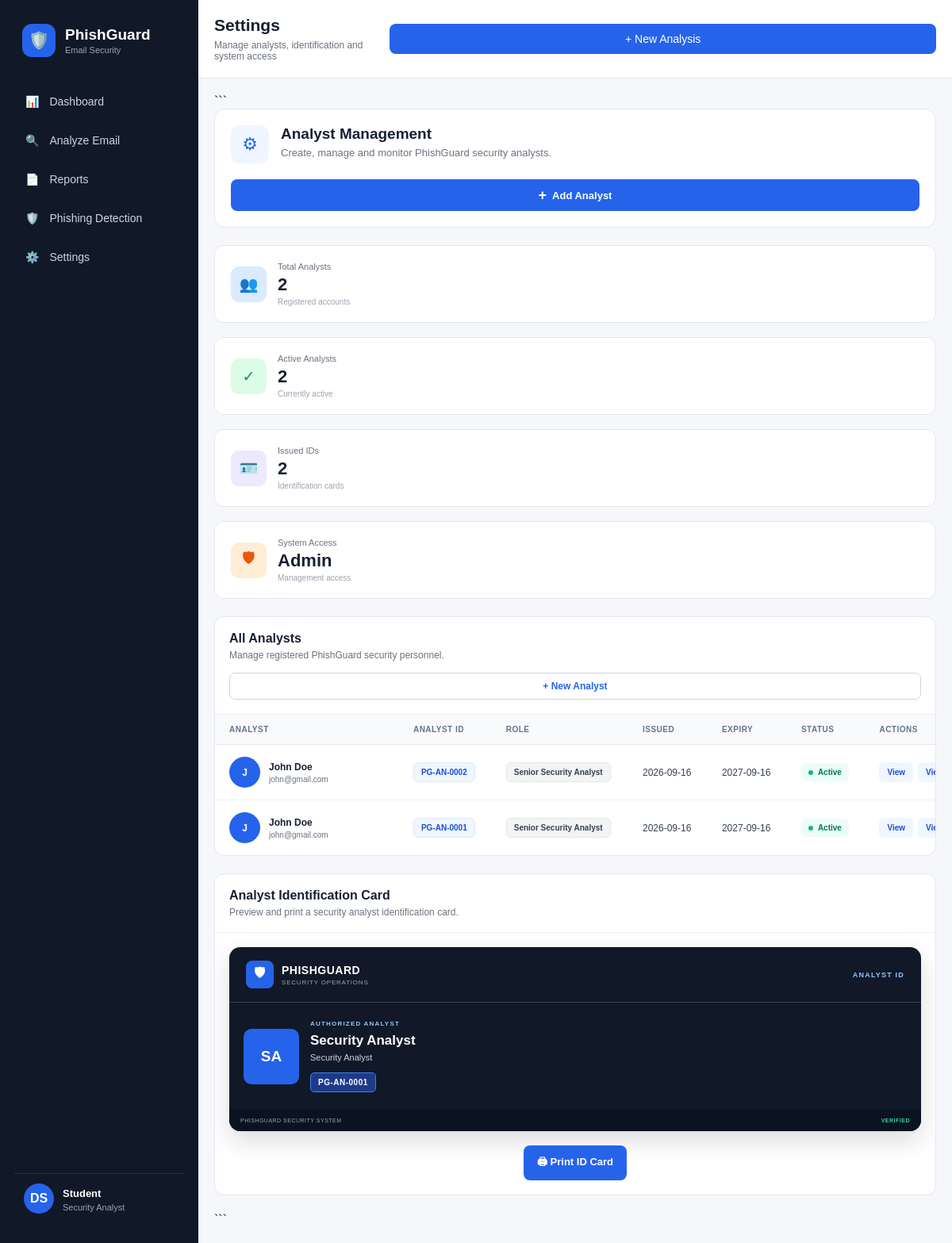
The page /settings on the database its author committed.
### tables this page shows
CREATE TABLE analysts (
            id INTEGER PRIMARY KEY AUTOINCREMENT,
            analyst_id TEXT UNIQUE NOT NULL,
            name TEXT NOT NULL,
            email TEXT NOT NULL,
            role TEXT NOT NULL,
            issued_date TEXT NOT NULL,
            expiry_date TEXT NOT NULL,
            status TEXT NOT NULL DEFAULT 'Active'
        );

### app.py (the view)
@app.route("/settings")
def settings():
    conn = get_db()
    rows = conn.execute(
        "SELECT * FROM analysts ORDER BY id DESC"
    ).fetchall()
    analysts = [dict(row) for row in rows]
    total = len(analysts)
    active = sum(
        1 for a in analysts
        if a["status"] == "Active"
    )
    conn.close()
    return render_template(
        "settings.html",
        analysts=analysts,
        total=total,
        active=active
    )

### app.py (called while the page is built)
def get_db():
    conn = sqlite3.connect(DATABASE)
    conn.row_factory = sqlite3.Row
    return conn

### templates/settings.html (shortened to what this page needs)
{% extends "base.html" %}
{% block page_title %}
Settings
{% endblock %}
{% block page_subtitle %}
Manage analysts, identification and system access
{% endblock %}
{% block content %}
<div class="settings-page">
```
<div class="settings-page-header">
    <div class="settings-title-area">
        <div class="settings-title-icon">
            ⚙
        </div>
        <div>
            <h2>Analyst Management</h2>
            <p>Create, manage and monitor PhishGuard security analysts.</p>
        </div>
    </div>
    <button
        type="button"
        class="settings-primary-btn"
        onclick="openAnalystModal()">
        <span>+</span>
        Add Analyst
    </button>
</div>
<div class="settings-stats-grid">
    <div class="settings-stat-card">
        <div class="settings-stat-icon blue">
            👥
        </div>
        <div class="settings-stat-content">
            <span>Total Analysts</span>
            <strong>{{ total }}</strong>
            <small>Registered accounts</small>
        </div>
    </div>
    <div class="settings-stat-card">
        <div class="settings-stat-icon green">
            ✓
        </div>
        <div class="settings-stat-content">
            <span>Active Analysts</span>
            <strong>{{ active }}</strong>
            <small>Currently active</small>
        </div>
    </div>
    <div class="settings-stat-card">
        <div class="settings-stat-icon purple">
            🪪
        </div>
        <div class="settings-stat-content">
            <span>Issued IDs</span>
            <strong>{{ total }}</strong>
            <small>Identification cards</small>
        </div>
    </div>
    <div class="settings-stat-card">
        <div class="settings-stat-icon orange">
            🛡
        </div>
        <div class="settings-stat-content">
            <span>System Access</span>
            <strong>Admin</strong>
            <small>Management access</small>
        </div>
    </div>
</div>
<div class="settings-panel">
    <div class="settings-panel-header">
        <div>
            <h3>All Analysts</h3>
            <p>
                Manage registered PhishGuard security personnel.
            </p>
        </div>
        <button
            type="button"
            class="settings-outline-btn"
            onclick="openAnalystModal()">
            + New Analyst
        </button>
    </div>
    {% if analysts %}
    <div class="analyst-table-wrapper">
        <table class="professional-analyst-table">
            <thead>
                <tr>
                    <th>Analyst</th>
                    <th>Analyst ID</th>
                    <th>Role</th>
                    <th>Issued</th>
                    <th>Expiry</th>
                    <th>Status</th>
                    <th>Actions</th>
                </tr>
            </thead>
            <tbody>
            {% for analyst in analysts %}
                <tr>
                    <td>
                        <div class="table-analyst">
                            <div class="table-avatar">
                                {{ analyst["name"][0]|upper }}
                            </div>
                            <div class="table-analyst-info">
                                <strong>
                                    {{ analyst["name"] }}
                                </strong>
                                <span>
                                    {{ analyst["email"] }}
                                </span>
                            </div>
                        </div>
                    </td>
                    <td>
                        <span class="table-analyst-id">
                            {{ analyst["analyst_id"] }}
                        </span>
                    </td>
                    <td>
                        <span class="role-badge">
                            {{ analyst["role"] }}
                        </span>
                    </td>
                    <td>
                        {{ analyst["issued_date"] }}
                    </td>
                    <td>
                        {{ analyst["expiry_date"] }}
                    </td>
                    <td>
                        {% if analyst["status"] == "Active" %}
                        <span class="analyst-status active">
                            <i></i>
                            Active
                        </span>
                        {% else %}
                        <span class="analyst-status inactive">
                            <i></i>
                            Inactive
                        </span>
                        {% endif %}
                    </td>
                    <td>
                        <div class="analyst-actions">
                            <button
    type="button"
    class="action-view-btn"
    data-analyst='{{ analyst|tojson|safe }}'>
    View
</button>
                          <button
    type="button"
    class="action-view-btn"
    data-analyst='{{ analyst|tojson|safe }}'>
    View
</button>
                        </div>
                    </td>
                </tr>
            {% endfor %}
            </tbody>
        </table>
    </div>
    {% endif %}
</div>
<div class="settings-panel">
    <div class="settings-panel-header">
        <div>
            <h3>Analyst Identification Card</h3>
            <p>
                Preview and print a security analyst identification card.
            </p>
        </div>
    </div>
    <div class="id-card-section">
        <div
            class="phishguard-id-card"
            id="idCard">
            <div class="id-card-header">
                <div class="id-card-brand">
                    <div class="id-card-logo">
                        🛡
                    </div>
                    <div>
                        <strong>
                            PHISHGUARD
                        </strong>
                        <span>
                            SECURITY OPERATIONS
                        </span>
                    </div>
                </div>
                <span class="id-card-label">
                    ANALYST ID
                </span>
            </div>
            <div class="id-card-content">
                <div
                    class="id-card-avatar"
                    id="cardAvatar">
                    SA
                </div>
                <div class="id-card-person">
                    <span>
                        AUTHORIZED ANALYST
                    </span>
                    <h2 id="cardName">
                        Security Analyst
                    </h2>
                    <p id="cardRole">
                        Security Analyst
                    </p>
                    <strong id="cardId">
                        PG-AN-0001
                    </strong>
                </div>
            </div>
            <div class="id-card-footer">
                <span>
                    PHISHGUARD SECURITY SYSTEM
                </span>
                <span>
                    VERIFIED
                </span>
            </div>
        </div>
        <button
            type="button"
            class="settings-primary-btn id-print-btn"
            onclick="printVisibleCard()">
            🖨 Print ID Card
        </button>
    </div>
</div>
```
</div>
{% endblock %}

### rows shown on the page
analysts: name "J", name "John Doe", email "john@gmail.com", analyst_id "PG-AN-0002", role "Senior Security Analyst", issued_date "2026-09-16", expiry_date "2027-09-16", status "Active" (drawn)
analysts: name "J", name "John Doe", email "john@gmail.com", analyst_id "PG-AN-0001", role "Senior Security Analyst", issued_date "2026-09-16", expiry_date "2027-09-16", status "Active" (drawn)

### other values the page prints
{{ total }} "2"
{{ active }} "2"
